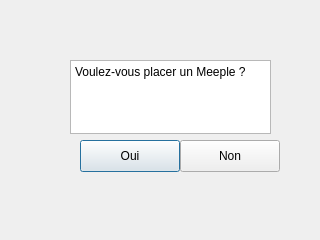
<?xml version="1.0" encoding="UTF-8"?>
<ui version="4.0">
 <class>vuePlacementMeeple</class>
 <widget class="QDialog" name="vuePlacementMeeple">
  <property name="geometry">
   <rect>
    <x>0</x>
    <y>0</y>
    <width>320</width>
    <height>240</height>
   </rect>
  </property>
  <property name="windowTitle">
   <string>Dialog</string>
  </property>
  <widget class="QPlainTextEdit" name="plainTextEdit">
   <property name="geometry">
    <rect>
     <x>70</x>
     <y>60</y>
     <width>201</width>
     <height>74</height>
    </rect>
   </property>
   <property name="plainText">
    <string>Voulez-vous placer un Meeple ?</string>
   </property>
  </widget>
  <widget class="QPushButton" name="Oui">
   <property name="geometry">
    <rect>
     <x>80</x>
     <y>140</y>
     <width>100</width>
     <height>32</height>
    </rect>
   </property>
   <property name="text">
    <string>Oui</string>
   </property>
  </widget>
  <widget class="QPushButton" name="Non">
   <property name="geometry">
    <rect>
     <x>180</x>
     <y>140</y>
     <width>100</width>
     <height>32</height>
    </rect>
   </property>
   <property name="text">
    <string>Non</string>
   </property>
  </widget>
 </widget>
 <resources/>
 <connections>
  <connection>
   <sender>Non</sender>
   <signal>clicked()</signal>
   <receiver>vuePlacementMeeple</receiver>
   <slot>close()</slot>
   <hints>
    <hint type="sourcelabel">
     <x>119</x>
     <y>165</y>
    </hint>
    <hint type="destinationlabel">
     <x>159</x>
     <y>119</y>
    </hint>
   </hints>
  </connection>
 </connections>
</ui>
